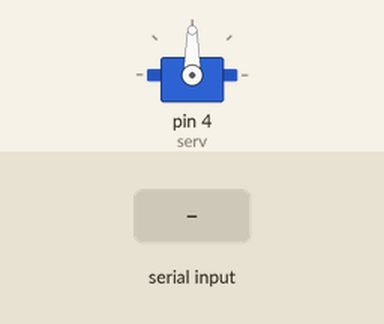
Bench run of a sketch on a simulated Arduino Uno, built with avr-gcc and run on an emulated ATmega328P. Parts: servo. Inputs (shaded band) come from the test bench.

Above: at 1.2 s.
1.3 s: "O" received over Serial
At 2.1 s:
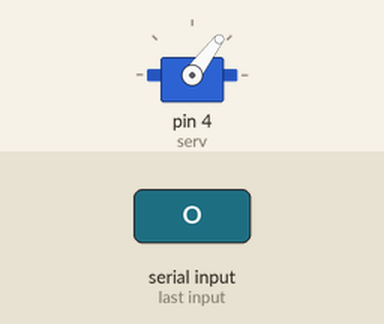
Timing chart, 0 to 4.3 s (numbered marks = the images above; inputs shaded):
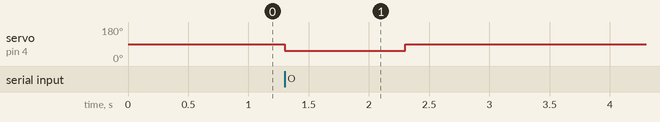

Measured:
- after the input at 1.3 s, servo on pin 4 (serv): 90° → 53° at once, → 90° 1.0 s later

The sketch:

servo_test.ino
```cpp
#include <Servo.h>

Servo servo;

// Servo pin
const int serv = 4;

// On and Off of the Plasma Lighter
const int on = 53;
const int off = 90;

void setup() {
  // put your setup code here, to run once:
  Serial.begin(9600);
  servo.attach(serv);
}

void loop() {
  // put your main code here, to run repeatedly:
  if (Serial.available() > 0)
  {
    char value = Serial.read();

    if (value == 'O')
    {
      servo.write(on);
      delay(1000);
      servo.write(off);
    }
  }
}
```
